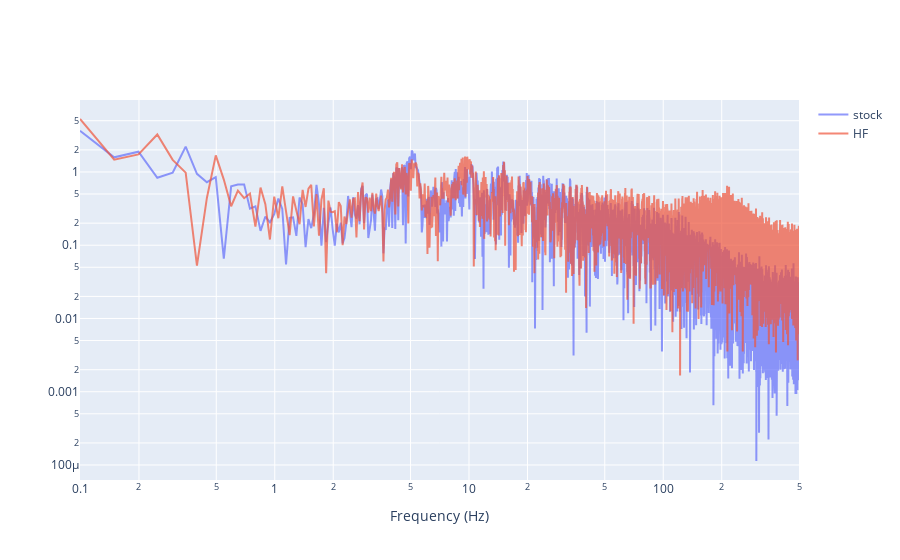

This figure's notebook cell:
### Code cell
fig = make_subplots()
fig.add_trace(go.Scatter(x=x2.index[1:], y=x2['1'], name='stock' 
                         ))
fig.add_trace(go.Scatter(x=x2.index[1:], y=x2['3'], name='HF' 
             ))

            

fig.update_layout(
    #title=f"FFT's {run[:-4]} ",
    xaxis_title="Frequency (Hz)",) 
fig.update_traces(marker_line_width=0.1, opacity=0.7,
                  selector=dict(type='scatter'))                
fig.update_xaxes(type="log")
fig.update_yaxes(type="log")

fig.show()

### Figure 1 — Plotly figure (JSON) as saved in the notebook; plotly's stock layout.template omitted (floating-point values rounded to 4 significant figures; data arrays with more than 128 entries replaced by an {"elided": "..."} marker saying what was removed)
{"data": [{"marker": {"line": {"width": 0.1}}, "name": "stock", "opacity": 0.7, "type": "scatter", "x": {"elided": "10059 float values"}, "y": {"elided": "10060 float values"}}, {"marker": {"line": {"width": 0.1}}, "name": "HF", "opacity": 0.7, "type": "scatter", "x": {"elided": "10059 float values"}, "y": {"elided": "10060 float values"}}], "layout": {"xaxis": {"anchor": "y", "domain": [0, 1], "title": {"text": "Frequency (Hz)"}, "type": "log"}, "yaxis": {"anchor": "x", "domain": [0, 1], "type": "log"}}}
